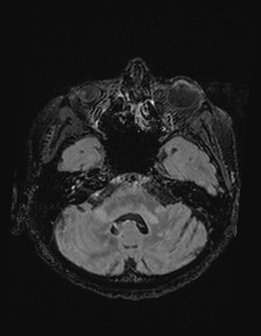
#> input picture sclerose/data/MICCAI/test/flair/01016SACH_173.png, 261 x 336 px
$ python -i bounding.py   (imports and definitions only)
#> lines starting #> are read from the running program, lines starting #| are printed output that depends on the picture
import numpy as np
import json
import os
import sys
import cv2 as cv
import glob
import yoloTools as yolo
from picsellia.types.enums import InferenceType

def polygonalisedContour(file_path):

        im = cv.imread(file_path)
#> im is the input picture: shape (336, 261, 3); min 0, max 255, mean 34
        assert im is not None, "file could not be read, check with os.path.exists()"
        imgray = cv.cvtColor(im, cv.COLOR_BGR2GRAY)
        ret, thresh = cv.threshold(imgray, 0, 255, 3)

        kernel = np.ones((5, 5), np.uint8)
        thresh = cv.morphologyEx(thresh, cv.MORPH_CLOSE, kernel)
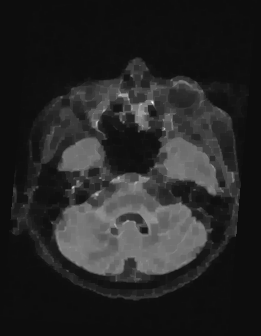
#> thresh: shape (336, 261); min 13, max 255, mean 38.3

        contours, hierarchy = cv.findContours(thresh, cv.RETR_TREE, cv.CHAIN_APPROX_SIMPLE)
#> contours = [[[0, 0], [0, 335], [260, 335], [260, 0]]]

        #print(contours)

        for cnt in contours:
                approx = cv.approxPolyDP(cnt, 0.01*cv.arcLength(cnt, True), True)
                (x,y)=cnt[0,0]
#> this loop made 1 pass
#> (approx, x, y) on pass 1: ([[0, 0], [0, 335], [260, 335], [260, 0]], 0, 0)

        return (file_path,approx)


# [55 lines left out: functions trainDictionary, convertToCOCO, convertToYolo, not called in this run]


# [27 lines not run here, left out]

>>> result = polygonalisedContour('../../../sclerose/data/MICCAI/test/flair/01016SACH_173.png')
